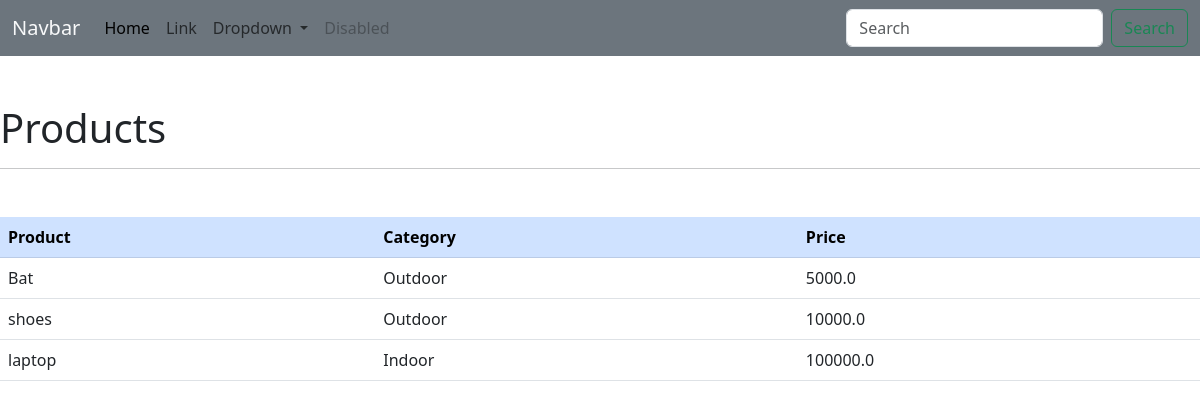
The app's page /product/ with its own data.
### practice/models.py (models this page shows, shortened)
class Product(models.Model):
        CATEGORY = (
        ('Indoor','Indoor'),
        ('Outdoor','Outdoor'),
        )
        name = models.CharField(max_length=100, null=True)
        price = models.FloatField(null=True)
        category = models.CharField(max_length=100, null=True,choices=CATEGORY)
        description = models.CharField(max_length=200 , null=True)
        date_created = models.DateTimeField(auto_now_add= True , null=True)

### practice/views.py (the view)
# urls.py: path('product/',views.prodcut, name='product'),
def prodcut(request):
    products = Product.objects.all()
    return render(request,'practice/product.html',{"products":products})

### practice/templates/practice/product.html
{% extends 'practice/main.html' %}
{% load static %}
{% block content %}
<h1 class="mt-5">Products</h1>
<hr>
<table class="table mt-5">
    <thead>
    <tr>
        <th scope="col" class="table-primary">Product</th>
        <th scope="col" class="table-primary">Category</th>
        <th scope="col" class="table-primary">Price</th>
    </tr>
    </thead>
    <tbody>
    {% for p in products %}
    <tr>
        <td>{{p.name}}</td>
        <td>{{p.category}}</td>
        <td>{{p.price}}</td>
    </tr>
    {% endfor %}
    </tbody>
</table>
{% endblock %}

### practice/static/css/style.css (style rules this page uses)
body { background-color:bisque; }

### records on screen
Product: name "Bat", category "Outdoor", price "5000.0"
Product: name "shoes", category "Outdoor", price "10000.0"
Product: name "laptop", category "Indoor", price "100000.0"
